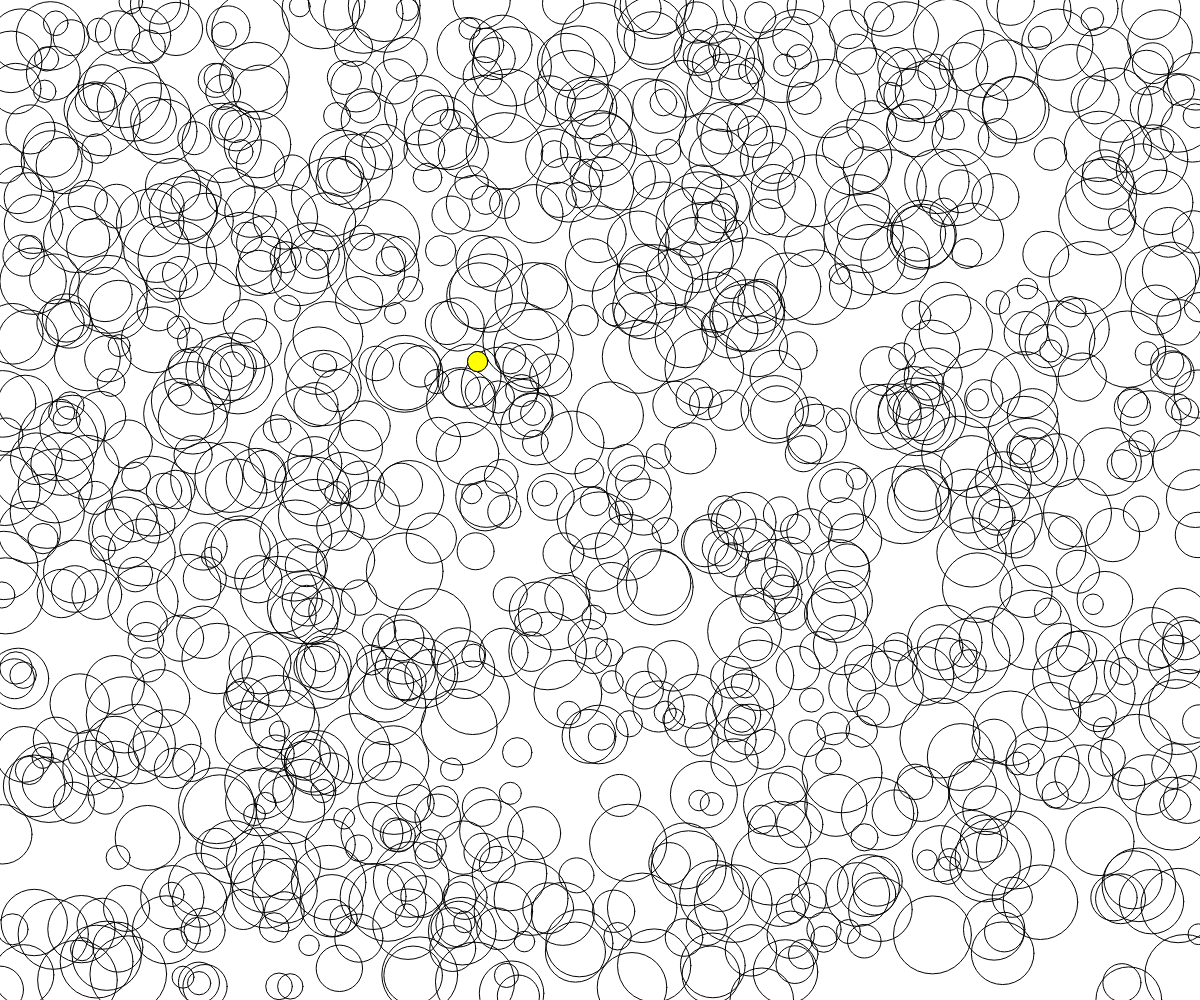
Frame 1 (no input)
Frame 60 (no input): identical to frame 1, image omitted
Frame 120 (the mouse pressed at the canvas centre since frame 60): identical to frame 1, image omitted

The p5.js sketch that drew this single still picture (run headless with seeded random() and noise() and a simulated clock; from frame 60 on, the mouse is pressed at the canvas centre):

// p5.js sketch
// ── sketch.js
// Project Title
// Your Name
// Date
//
// Extra for Experts:
// - describe what you did to take this project "above and beyond"

const NUM_CIRCLES = 1000;
function setup() {
  createCanvas(windowWidth, windowHeight);
  drawCircles();
}

function drawCircles(){
  noFill();

  let smallestDiameter = Infinity;
  let smallX , smallY;
  for(let i = 0; i < NUM_CIRCLES; i++){
    let x = random(0, width);
    let y = random(0, height);
    let d = random(20,80);

    circle(x, y ,d);
    if(d < smallestDiameter){
      smallestDiameter = d;
      smallX = x;  smallY = y;
    }
  }

  fill(255,255,0);
  circle(smallX, smallY, smallestDiameter);



}

function draw() {
  //background(220);
}
